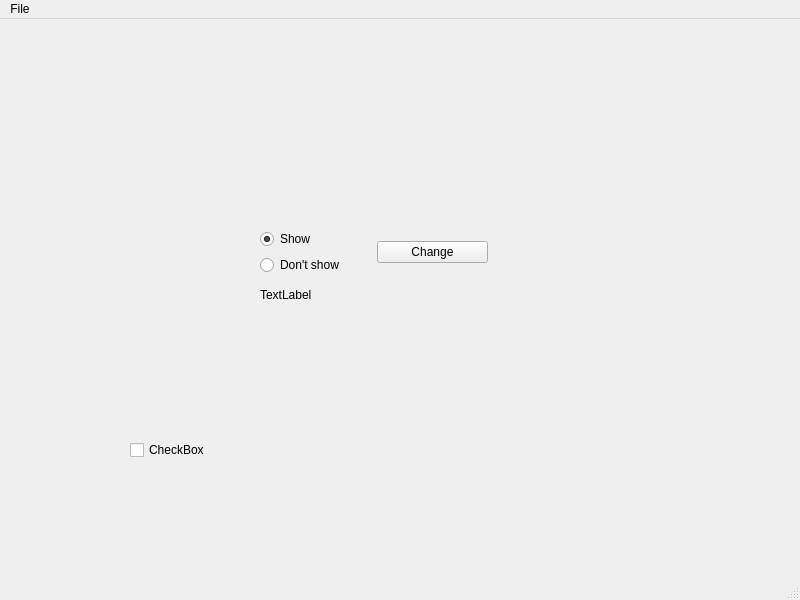
<?xml version="1.0" encoding="UTF-8"?>
<ui version="4.0">
 <class>MainWindow</class>
 <widget class="QMainWindow" name="MainWindow">
  <property name="geometry">
   <rect>
    <x>0</x>
    <y>0</y>
    <width>800</width>
    <height>600</height>
   </rect>
  </property>
  <property name="windowTitle">
   <string>Designer Interface</string>
  </property>
  <property name="windowIcon">
   <iconset>
    <normaloff>:/Pictures/Only-Logo.png</normaloff>
    <normalon>:/Pictures/Only-Logo.png</normalon>:/Pictures/Only-Logo.png</iconset>
  </property>
  <widget class="QWidget" name="centralwidget">
   <widget class="QLabel" name="label">
    <property name="geometry">
     <rect>
      <x>190</x>
      <y>30</y>
      <width>341</width>
      <height>91</height>
     </rect>
    </property>
    <property name="text">
     <string/>
    </property>
    <property name="pixmap">
     <pixmap>:/Pictures/Landscape-Logo.png</pixmap>
    </property>
    <property name="scaledContents">
     <bool>true</bool>
    </property>
   </widget>
   <widget class="QCheckBox" name="checkBox">
    <property name="geometry">
     <rect>
      <x>130</x>
      <y>420</y>
      <width>98</width>
      <height>22</height>
     </rect>
    </property>
    <property name="text">
     <string>CheckBox</string>
    </property>
   </widget>
   <widget class="QWidget" name="">
    <property name="geometry">
     <rect>
      <x>260</x>
      <y>210</y>
      <width>228</width>
      <height>79</height>
     </rect>
    </property>
    <layout class="QVBoxLayout" name="verticalLayout_2">
     <item>
      <layout class="QHBoxLayout" name="horizontalLayout">
       <item>
        <layout class="QVBoxLayout" name="verticalLayout">
         <item>
          <widget class="QRadioButton" name="radioButton">
           <property name="text">
            <string>Show</string>
           </property>
           <property name="checked">
            <bool>true</bool>
           </property>
          </widget>
         </item>
         <item>
          <widget class="QRadioButton" name="radioButton_2">
           <property name="text">
            <string>Don't show</string>
           </property>
           <property name="checked">
            <bool>false</bool>
           </property>
          </widget>
         </item>
        </layout>
       </item>
       <item>
        <widget class="QPushButton" name="pushButton">
         <property name="text">
          <string>Change</string>
         </property>
        </widget>
       </item>
      </layout>
     </item>
     <item>
      <widget class="QLabel" name="label_2">
       <property name="text">
        <string>TextLabel</string>
       </property>
      </widget>
     </item>
    </layout>
   </widget>
  </widget>
  <widget class="QMenuBar" name="menubar">
   <property name="geometry">
    <rect>
     <x>0</x>
     <y>0</y>
     <width>800</width>
     <height>25</height>
    </rect>
   </property>
   <widget class="QMenu" name="menuFile">
    <property name="title">
     <string>File</string>
    </property>
    <addaction name="actionQuit"/>
   </widget>
   <addaction name="menuFile"/>
  </widget>
  <widget class="QStatusBar" name="statusbar"/>
  <action name="actionQuit">
   <property name="text">
    <string>Quit</string>
   </property>
  </action>
 </widget>
 <resources/>
 <connections>
  <connection>
   <sender>actionQuit</sender>
   <signal>triggered()</signal>
   <receiver>MainWindow</receiver>
   <slot>close()</slot>
   <hints>
    <hint type="sourcelabel">
     <x>-1</x>
     <y>-1</y>
    </hint>
    <hint type="destinationlabel">
     <x>399</x>
     <y>299</y>
    </hint>
   </hints>
  </connection>
  <connection>
   <sender>pushButton</sender>
   <signal>clicked()</signal>
   <receiver>label_2</receiver>
   <slot>show()</slot>
   <hints>
    <hint type="sourcelabel">
     <x>431</x>
     <y>262</y>
    </hint>
    <hint type="destinationlabel">
     <x>373</x>
     <y>304</y>
    </hint>
   </hints>
  </connection>
  <connection>
   <sender>radioButton</sender>
   <signal>toggled(bool)</signal>
   <receiver>checkBox</receiver>
   <slot>setChecked(bool)</slot>
   <hints>
    <hint type="sourcelabel">
     <x>289</x>
     <y>252</y>
    </hint>
    <hint type="destinationlabel">
     <x>172</x>
     <y>447</y>
    </hint>
   </hints>
  </connection>
 </connections>
</ui>
